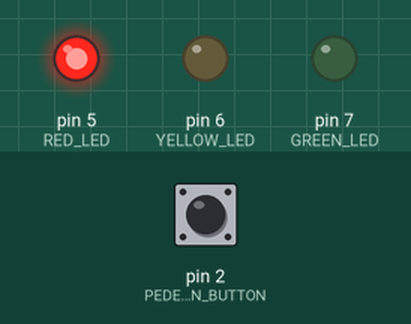
A sketch run on a simulated Arduino Uno, built with avr-gcc and run on an emulated ATmega328P. On the bench: output pins drawn as LEDs (lit = HIGH). The test bench sets the inputs (shaded band); at power-on: pin 2 (PEDESTRIAN_BUTTON) LOW. What the sketch prints to the serial monitor is not drawn.

Above: at 4.4 s.
4.5 s: pin 2 (PEDESTRIAN_BUTTON) pulled HIGH for 1 s
At 5.6 s:
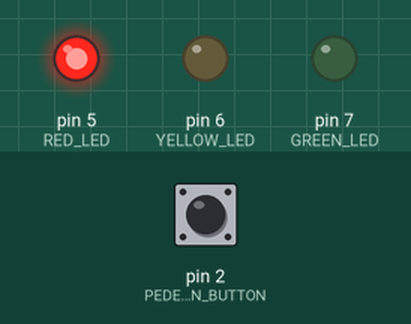
8.5 s: pin 2 (PEDESTRIAN_BUTTON) pulled HIGH for 3.2 s
At 17.2 s:
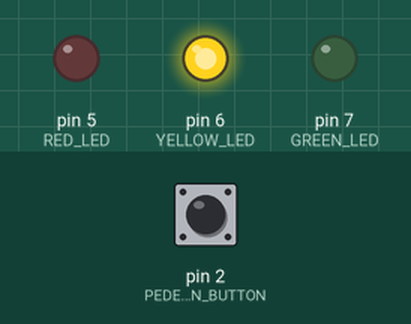
Timing chart, 0 to 24.2 s (numbered marks = the images above; inputs shaded):
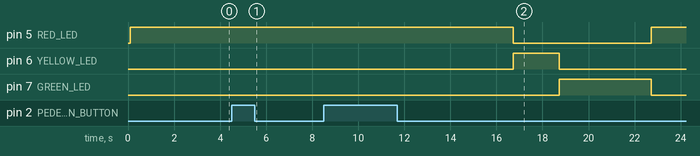

Measured:
- after the input at 4.5 s, pin 5 (RED_LED): stays HIGH (without the input it goes to LOW after 0.59 s); pin 6 (YELLOW_LED): stays LOW (without the input it goes to HIGH after 0.59 s); pin 7 (GREEN_LED): stays LOW (without the input it goes to HIGH after 2.6 s)

The sketch:

traffic_light.ino
```cpp
#include <Arduino.h>

// Pin definitions
const int RED_LED = 5;
const int YELLOW_LED = 6;
const int GREEN_LED = 7;
const int PEDESTRIAN_BUTTON = 2;

// FSM states
enum State {
  RED,
  YELLOW,
  GREEN
};

// State variables
State current_state = RED;
unsigned long state_start_time = 0;
unsigned long pedestrian_press_time = 0;
bool pedestrian_pressed = false;

// Timing constants (milliseconds)
const unsigned long RED_DURATION = 5000;        // 5 seconds
const unsigned long YELLOW_DURATION = 2000;    // 2 seconds
const unsigned long GREEN_DURATION = 4000;     // 4 seconds
const unsigned long PEDESTRIAN_OVERRIDE = 8000; // 8 seconds forced red

void setup() {
  // Initialize LED pins as outputs
  pinMode(RED_LED, OUTPUT);
  pinMode(YELLOW_LED, OUTPUT);
  pinMode(GREEN_LED, OUTPUT);

  // Initialize pedestrian button as input
  pinMode(PEDESTRIAN_BUTTON, INPUT);

  // Initialize Serial for state tracking
  Serial.begin(9600);
  Serial.println("===== Traffic Light FSM Started =====");
  Serial.println("Red: 5s | Yellow: 2s | Green: 4s");
  Serial.println("Pedestrian button forces 8s red phase");
  Serial.println("=====================================");

  // Set initial state to RED
  current_state = RED;
  state_start_time = millis();
  digitalWrite(RED_LED, HIGH);
  Serial.println("STATE: IDLE → RED");
}

void loop() {
  // Non-blocking timing: get current time
  unsigned long current_time = millis();

  // Check pedestrian button (non-blocking)
  if (digitalRead(PEDESTRIAN_BUTTON) == HIGH && !pedestrian_pressed) {
    pedestrian_pressed = true;
    pedestrian_press_time = current_time;
    Serial.println("[PEDESTRIAN] Button pressed - forcing RED for 8s");
  }

  // Reset pedestrian flag after debounce
  if (pedestrian_pressed && (current_time - pedestrian_press_time > 100)) {
    pedestrian_pressed = false;
  }

  // FSM state machine with non-blocking timing
  switch (current_state) {
    case RED:
      // Check if pedestrian override is active
      if (pedestrian_pressed) {
        state_start_time = current_time; // Reset timer
      }

      // Determine next state based on elapsed time
      if ((current_time - state_start_time) >= PEDESTRIAN_OVERRIDE && pedestrian_pressed) {
        // Pedestrian override complete, go to GREEN
        current_state = GREEN;
        state_start_time = current_time;
        digitalWrite(RED_LED, LOW);
        digitalWrite(GREEN_LED, HIGH);
        Serial.print("STATE: RED → GREEN | Time: ");
        Serial.print(current_time);
        Serial.println(" ms");
        pedestrian_pressed = false;
      } else if ((current_time - state_start_time) >= RED_DURATION && !pedestrian_pressed) {
        // Normal RED duration complete
        current_state = YELLOW;
        state_start_time = current_time;
        digitalWrite(RED_LED, LOW);
        digitalWrite(YELLOW_LED, HIGH);
        Serial.print("STATE: RED → YELLOW | Time: ");
        Serial.print(current_time);
        Serial.println(" ms");
      }
      break;

    case YELLOW:
      // Yellow always transitions to GREEN after 2 seconds
      if ((current_time - state_start_time) >= YELLOW_DURATION) {
        current_state = GREEN;
        state_start_time = current_time;
        digitalWrite(YELLOW_LED, LOW);
        digitalWrite(GREEN_LED, HIGH);
        Serial.print("STATE: YELLOW → GREEN | Time: ");
        Serial.print(current_time);
        Serial.println(" ms");
      }
      break;

    case GREEN:
      // Green transitions to RED after 4 seconds
      if ((current_time - state_start_time) >= GREEN_DURATION) {
        current_state = RED;
        state_start_time = current_time;
        digitalWrite(GREEN_LED, LOW);
        digitalWrite(RED_LED, HIGH);
        Serial.print("STATE: GREEN → RED | Time: ");
        Serial.print(current_time);
        Serial.println(" ms");
      }
      break;
  }

  // Optional: Print current state every 5 seconds for monitoring
  static unsigned long last_log = 0;
  if ((current_time - last_log) >= 5000) {
    last_log = current_time;
    const char* state_name;
    switch (current_state) {
      case RED: state_name = "RED"; break;
      case YELLOW: state_name = "YELLOW"; break;
      case GREEN: state_name = "GREEN"; break;
    }
    Serial.print("[LOG] Current State: ");
    Serial.print(state_name);
    Serial.print(" | Elapsed: ");
    Serial.print(current_time - state_start_time);
    Serial.println(" ms");
  }
}
```
